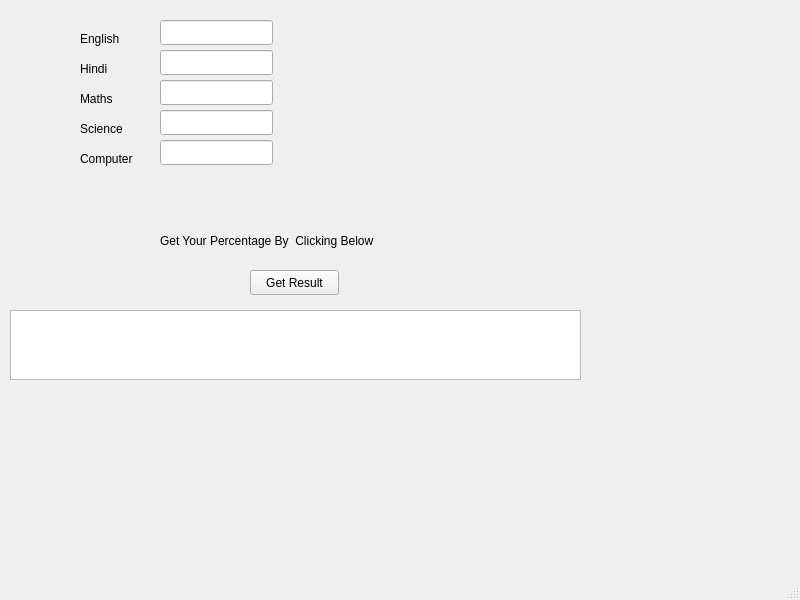
<?xml version="1.0" encoding="UTF-8"?>
<ui version="4.0">
 <class>ResultWindow</class>
 <widget class="QMainWindow" name="ResultWindow">
  <property name="geometry">
   <rect>
    <x>0</x>
    <y>0</y>
    <width>800</width>
    <height>600</height>
   </rect>
  </property>
  <property name="windowTitle">
   <string>MainWindow</string>
  </property>
  <property name="unifiedTitleAndToolBarOnMac">
   <bool>false</bool>
  </property>
  <widget class="QWidget" name="centralwidget">
   <widget class="QLineEdit" name="space1">
    <property name="geometry">
     <rect>
      <x>160</x>
      <y>20</y>
      <width>113</width>
      <height>25</height>
     </rect>
    </property>
   </widget>
   <widget class="QLineEdit" name="space2">
    <property name="geometry">
     <rect>
      <x>160</x>
      <y>50</y>
      <width>113</width>
      <height>25</height>
     </rect>
    </property>
   </widget>
   <widget class="QLineEdit" name="space3">
    <property name="geometry">
     <rect>
      <x>160</x>
      <y>80</y>
      <width>113</width>
      <height>25</height>
     </rect>
    </property>
   </widget>
   <widget class="QLineEdit" name="space4">
    <property name="geometry">
     <rect>
      <x>160</x>
      <y>110</y>
      <width>113</width>
      <height>25</height>
     </rect>
    </property>
   </widget>
   <widget class="QLineEdit" name="space5">
    <property name="geometry">
     <rect>
      <x>160</x>
      <y>140</y>
      <width>113</width>
      <height>25</height>
     </rect>
    </property>
   </widget>
   <widget class="QLabel" name="sub1">
    <property name="geometry">
     <rect>
      <x>80</x>
      <y>30</y>
      <width>67</width>
      <height>17</height>
     </rect>
    </property>
    <property name="text">
     <string>English</string>
    </property>
   </widget>
   <widget class="QLabel" name="sub2">
    <property name="geometry">
     <rect>
      <x>80</x>
      <y>60</y>
      <width>67</width>
      <height>17</height>
     </rect>
    </property>
    <property name="text">
     <string>Hindi</string>
    </property>
   </widget>
   <widget class="QLabel" name="sub3">
    <property name="geometry">
     <rect>
      <x>80</x>
      <y>90</y>
      <width>67</width>
      <height>17</height>
     </rect>
    </property>
    <property name="text">
     <string>Maths</string>
    </property>
   </widget>
   <widget class="QLabel" name="sub4">
    <property name="geometry">
     <rect>
      <x>80</x>
      <y>120</y>
      <width>67</width>
      <height>17</height>
     </rect>
    </property>
    <property name="text">
     <string>Science</string>
    </property>
   </widget>
   <widget class="QLabel" name="sub5">
    <property name="geometry">
     <rect>
      <x>80</x>
      <y>150</y>
      <width>67</width>
      <height>17</height>
     </rect>
    </property>
    <property name="text">
     <string>Computer</string>
    </property>
   </widget>
   <widget class="QLabel" name="clickingbelow">
    <property name="geometry">
     <rect>
      <x>160</x>
      <y>210</y>
      <width>331</width>
      <height>61</height>
     </rect>
    </property>
    <property name="text">
     <string>Get Your Percentage By  Clicking Below</string>
    </property>
   </widget>
   <widget class="QPushButton" name="result">
    <property name="geometry">
     <rect>
      <x>250</x>
      <y>270</y>
      <width>89</width>
      <height>25</height>
     </rect>
    </property>
    <property name="text">
     <string>Get Result</string>
    </property>
   </widget>
   <widget class="QTextEdit" name="percentspace">
    <property name="geometry">
     <rect>
      <x>10</x>
      <y>310</y>
      <width>571</width>
      <height>70</height>
     </rect>
    </property>
   </widget>
  </widget>
  <widget class="QMenuBar" name="menubar">
   <property name="geometry">
    <rect>
     <x>0</x>
     <y>0</y>
     <width>800</width>
     <height>22</height>
    </rect>
   </property>
  </widget>
  <widget class="QStatusBar" name="statusbar">
   <property name="enabled">
    <bool>false</bool>
   </property>
  </widget>
 </widget>
 <resources/>
 <connections/>
</ui>
